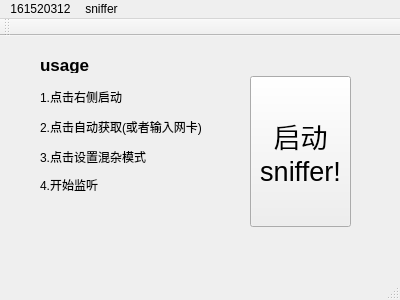
<?xml version="1.0" encoding="UTF-8"?>
<ui version="4.0">
 <class>MainWindow</class>
 <widget class="QMainWindow" name="MainWindow">
  <property name="geometry">
   <rect>
    <x>0</x>
    <y>0</y>
    <width>400</width>
    <height>300</height>
   </rect>
  </property>
  <property name="windowTitle">
   <string>MainWindow</string>
  </property>
  <widget class="QWidget" name="centralWidget">
   <widget class="QPushButton" name="snifferbutton">
    <property name="geometry">
     <rect>
      <x>250</x>
      <y>40</y>
      <width>101</width>
      <height>151</height>
     </rect>
    </property>
    <property name="font">
     <font>
      <pointsize>20</pointsize>
     </font>
    </property>
    <property name="text">
     <string>启动
sniffer!</string>
    </property>
   </widget>
   <widget class="QLabel" name="label">
    <property name="geometry">
     <rect>
      <x>40</x>
      <y>40</y>
      <width>111</width>
      <height>41</height>
     </rect>
    </property>
    <property name="text">
     <string>1.点击右侧启动</string>
    </property>
   </widget>
   <widget class="QLabel" name="label_2">
    <property name="geometry">
     <rect>
      <x>40</x>
      <y>80</y>
      <width>201</width>
      <height>21</height>
     </rect>
    </property>
    <property name="text">
     <string>2.点击自动获取(或者输入网卡)</string>
    </property>
   </widget>
   <widget class="QLabel" name="label_3">
    <property name="geometry">
     <rect>
      <x>40</x>
      <y>110</y>
      <width>141</width>
      <height>21</height>
     </rect>
    </property>
    <property name="text">
     <string>3.点击设置混杂模式</string>
    </property>
   </widget>
   <widget class="QLabel" name="label_4">
    <property name="geometry">
     <rect>
      <x>40</x>
      <y>140</y>
      <width>121</width>
      <height>17</height>
     </rect>
    </property>
    <property name="text">
     <string>4.开始监听</string>
    </property>
   </widget>
   <widget class="QLabel" name="label_5">
    <property name="geometry">
     <rect>
      <x>40</x>
      <y>20</y>
      <width>67</width>
      <height>17</height>
     </rect>
    </property>
    <property name="font">
     <font>
      <pointsize>13</pointsize>
      <weight>75</weight>
      <bold>true</bold>
     </font>
    </property>
    <property name="text">
     <string>usage</string>
    </property>
   </widget>
  </widget>
  <widget class="QMenuBar" name="menuBar">
   <property name="geometry">
    <rect>
     <x>0</x>
     <y>0</y>
     <width>400</width>
     <height>28</height>
    </rect>
   </property>
   <widget class="QMenu" name="menu161520312">
    <property name="title">
     <string>161520312</string>
    </property>
   </widget>
   <widget class="QMenu" name="menusniffer">
    <property name="title">
     <string>sniffer</string>
    </property>
   </widget>
   <addaction name="menu161520312"/>
   <addaction name="menusniffer"/>
  </widget>
  <widget class="QToolBar" name="mainToolBar">
   <attribute name="toolBarArea">
    <enum>TopToolBarArea</enum>
   </attribute>
   <attribute name="toolBarBreak">
    <bool>false</bool>
   </attribute>
  </widget>
  <widget class="QStatusBar" name="statusBar"/>
 </widget>
 <layoutdefault spacing="6" margin="11"/>
 <resources/>
 <connections/>
</ui>
